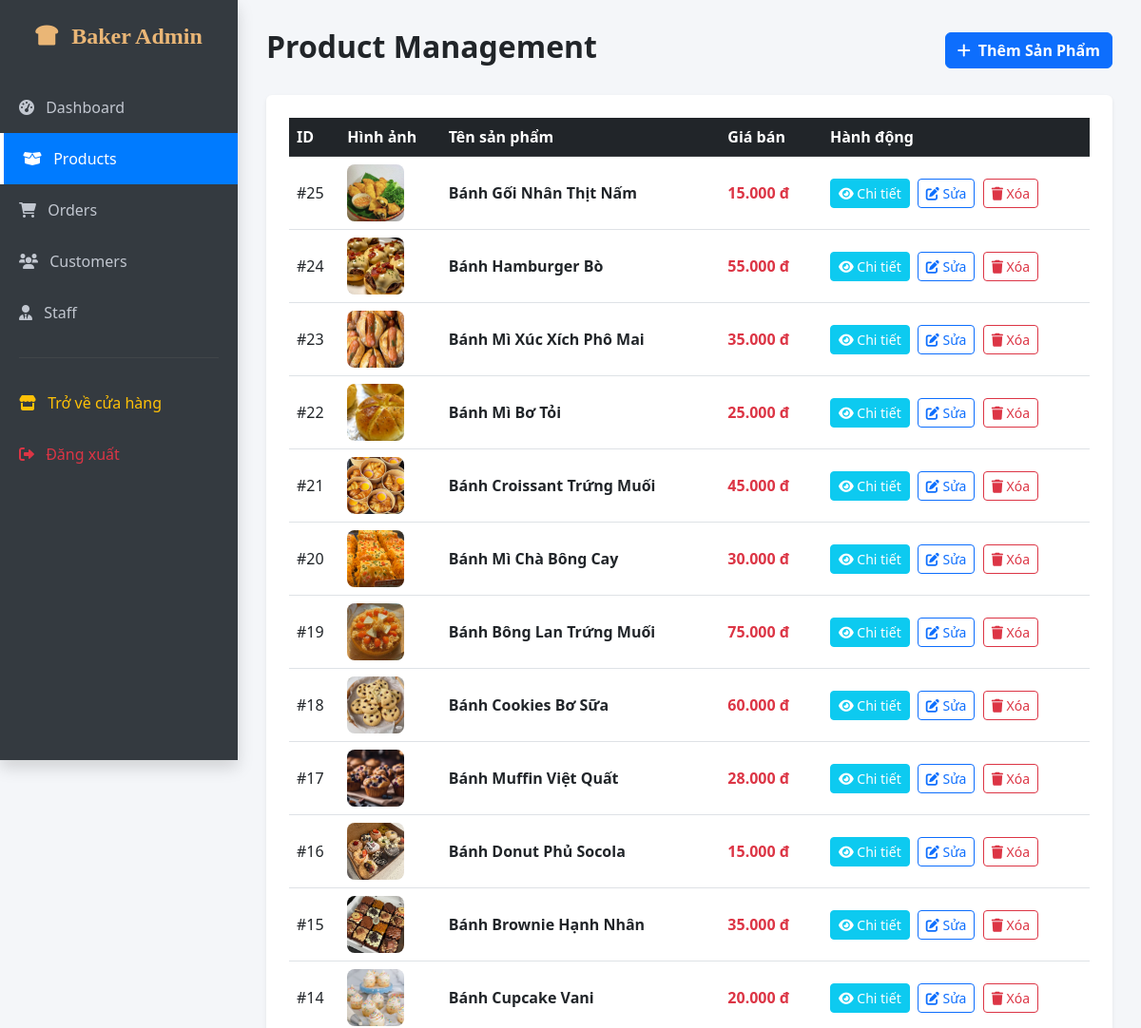
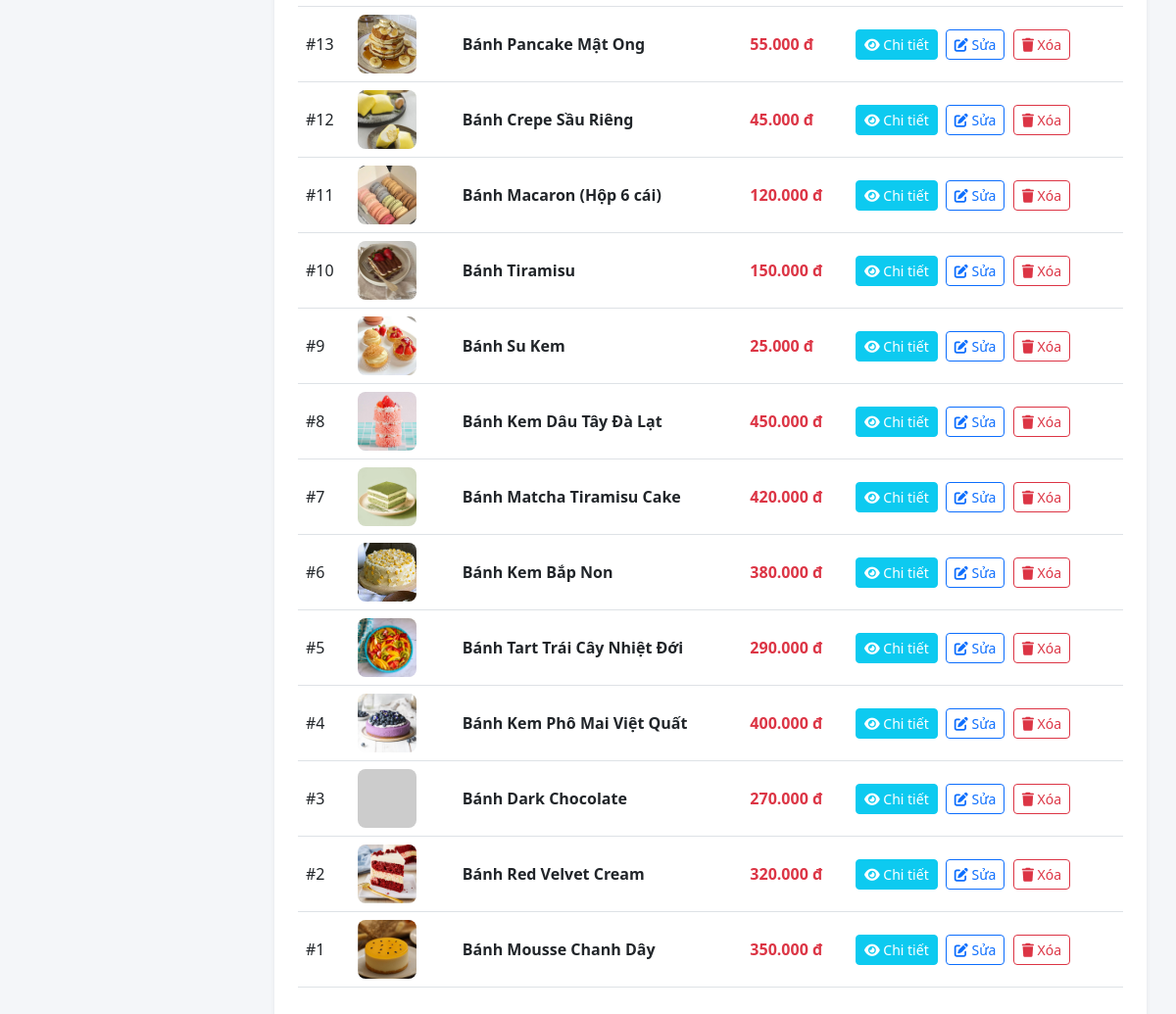
/admin/index.php?page=products (signed in), run on the app's committed database (2 pictures, top to bottom).
### tables this page shows
CREATE TABLE `products` (
  `product_id` int(11) NOT NULL,
  `category_id` int(11) DEFAULT NULL,
  `product_name` varchar(255) NOT NULL,
  `price` decimal(10,2) UNSIGNED NOT NULL,
  `stock_quantity` int(10) UNSIGNED NOT NULL DEFAULT 0,
  `image` varchar(255) NOT NULL
);

### app/controllers/AdminProductController.php (called while the page is built, shortened)
<?php
require_once '../app/models/AdminProductModel.php';
class AdminProductController {
    private $model;
    public function __construct($db) {
        $this->model = new AdminProductModel($db);
    }
    public function index() {
        $products = $this->model->getAllProducts();
        require_once 'views/product_list.php';
    }
}
?>

### app/models/AdminProductModel.php (called while the page is built, shortened)
<?php
class AdminProductModel {
    private $db;
    public function __construct($db) {
        $this->db = $db;
    }
    public function getAllProducts() {
        return mysqli_query($this->db, "SELECT * FROM products ORDER BY product_id DESC");
    }
}
?>

### admin/views/product_list.php (the view)
<div class="d-flex justify-content-between align-items-center mb-4">
    <h2 class="fw-bold">Product Management <span class="badge bg-danger fs-6 ms-2"></span></h2>
    <a href="index.php?page=add_product" class="btn btn-primary fw-bold"><i class="fas fa-plus me-2"></i>Thêm Sản Phẩm</a>
</div>
<div class="card shadow-sm border-0 p-4">
    <div class="table-responsive">
        <table class="table table-hover align-middle">
            <thead class="table-dark">
                <tr><th>ID</th><th>Hình ảnh</th><th>Tên sản phẩm</th><th>Giá bán</th><th>Hành động</th></tr>
            </thead>
            <tbody>
                <?php
                if ($products && mysqli_num_rows($products) > 0) {
                    while ($row = mysqli_fetch_assoc($products)) {
                        $p_id = $row['product_id'];
                        $p_name = $row['product_name'] ?? 'N/A';
                        $p_price = $row['price'] ?? 0;
                        $p_img = $row['image'] ?? 'default.jpg';
                        echo "<tr>
                                <td>#{$p_id}</td>
                                <td><img src='../assets/img/{$p_img}' style='width: 60px; height: 60px; object-fit: cover; border-radius: 8px;' onerror=\"this.onerror=null; this.src='https://placehold.co/60x60?text=No+Image';\"></td>
                                <td class='fw-bold'>{$p_name}</td>
                                <td class='text-danger fw-bold'>" . number_format((float)$p_price, 0, ',', '.') . " đ</td>
                                <td>
                                    <a href='index.php?page=product_detail&id={$p_id}' class='btn btn-sm btn-info text-white me-1'><i class='fas fa-eye'></i> Chi tiết</a>
                                    <a href='index.php?page=edit_product&id={$p_id}' class='btn btn-sm btn-outline-primary me-1'><i class='fas fa-edit'></i> Sửa</a>
                                    <a href='index.php?page=products&action=delete&id={$p_id}' class='btn btn-sm btn-outline-danger' onclick=\"return confirm('Xác nhận xóa {$p_name}?');\"><i class='fas fa-trash'></i> Xóa</a>
                                </td>
                              </tr>";
                    }
                } else { echo "<tr><td colspan='5' class='text-center py-4'>Chưa có sản phẩm nào.</td></tr>"; }
                ?>
            </tbody>
        </table>
    </div>
</div>

### admin/index.php (style rules this page uses)
body { font-family: 'Segoe UI', Tahoma, Geneva, Verdana, sans-serif; background-color: #f4f6f9; }

### data on the page
products: product_id "25", image (picture), product_name "Bánh Gối Nhân Thịt Nấm", price "15.000"
products: product_id "24", image (picture), product_name "Bánh Hamburger Bò", price "55.000"
products: product_id "23", image (picture), product_name "Bánh Mì Xúc Xích Phô Mai", price "35.000"
products: product_id "22", image (picture), product_name "Bánh Mì Bơ Tỏi", price "25.000"
products: product_id "21", image (picture), product_name "Bánh Croissant Trứng Muối", price "45.000"
products: product_id "20", image (picture), product_name "Bánh Mì Chà Bông Cay", price "30.000"
products: product_id "19", image (picture), product_name "Bánh Bông Lan Trứng Muối", price "75.000"
products: product_id "18", image (picture), product_name "Bánh Cookies Bơ Sữa", price "60.000"
products: product_id "17", image (picture), product_name "Bánh Muffin Việt Quất", price "28.000"
products: product_id "16", image (picture), product_name "Bánh Donut Phủ Socola", price "15.000"
products: product_id "15", image (picture), product_name "Bánh Brownie Hạnh Nhân", price "35.000"
products: product_id "14", image (picture), product_name "Bánh Cupcake Vani", price "20.000"
products: product_id "13", image (picture), product_name "Bánh Pancake Mật Ong", price "55.000"
products: product_id "12", image (picture), product_name "Bánh Crepe Sầu Riêng", price "45.000"
products: product_id "11", image (picture), product_name "Bánh Macaron (Hộp 6 cái)", price "120.000"
products: product_id "10", image (picture), product_name "Bánh Tiramisu", price "150.000"
products: product_id "9", image (picture), product_name "Bánh Su Kem", price "25.000"
products: product_id "8", image (picture), product_name "Bánh Kem Dâu Tây Đà Lạt", price "450.000"
products: product_id "7", image (picture), product_name "Bánh Matcha Tiramisu Cake", price "420.000"
products: product_id "6", image (picture), product_name "Bánh Kem Bắp Non", price "380.000"
products: product_id "5", image (picture), product_name "Bánh Tart Trái Cây Nhiệt Đới", price "290.000"
products: product_id "4", image (picture), product_name "Bánh Kem Phô Mai Việt Quất", price "400.000"
products: product_id "3", product_name "Bánh Dark Chocolate", price "270.000"
products: product_id "2", image (picture), product_name "Bánh Red Velvet Cream", price "320.000"
products: product_id "1", image (picture), product_name "Bánh Mousse Chanh Dây", price "350.000"
